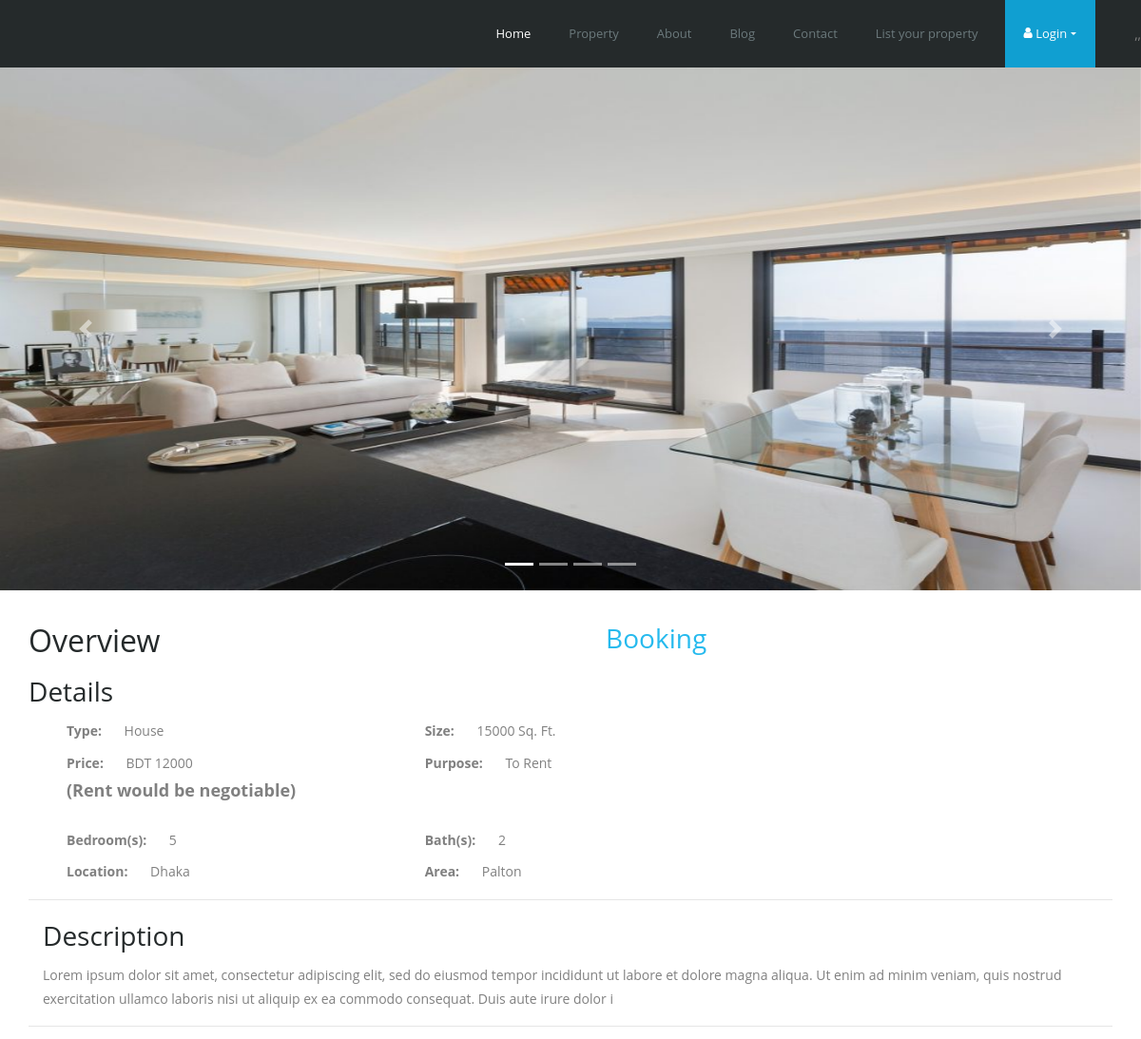
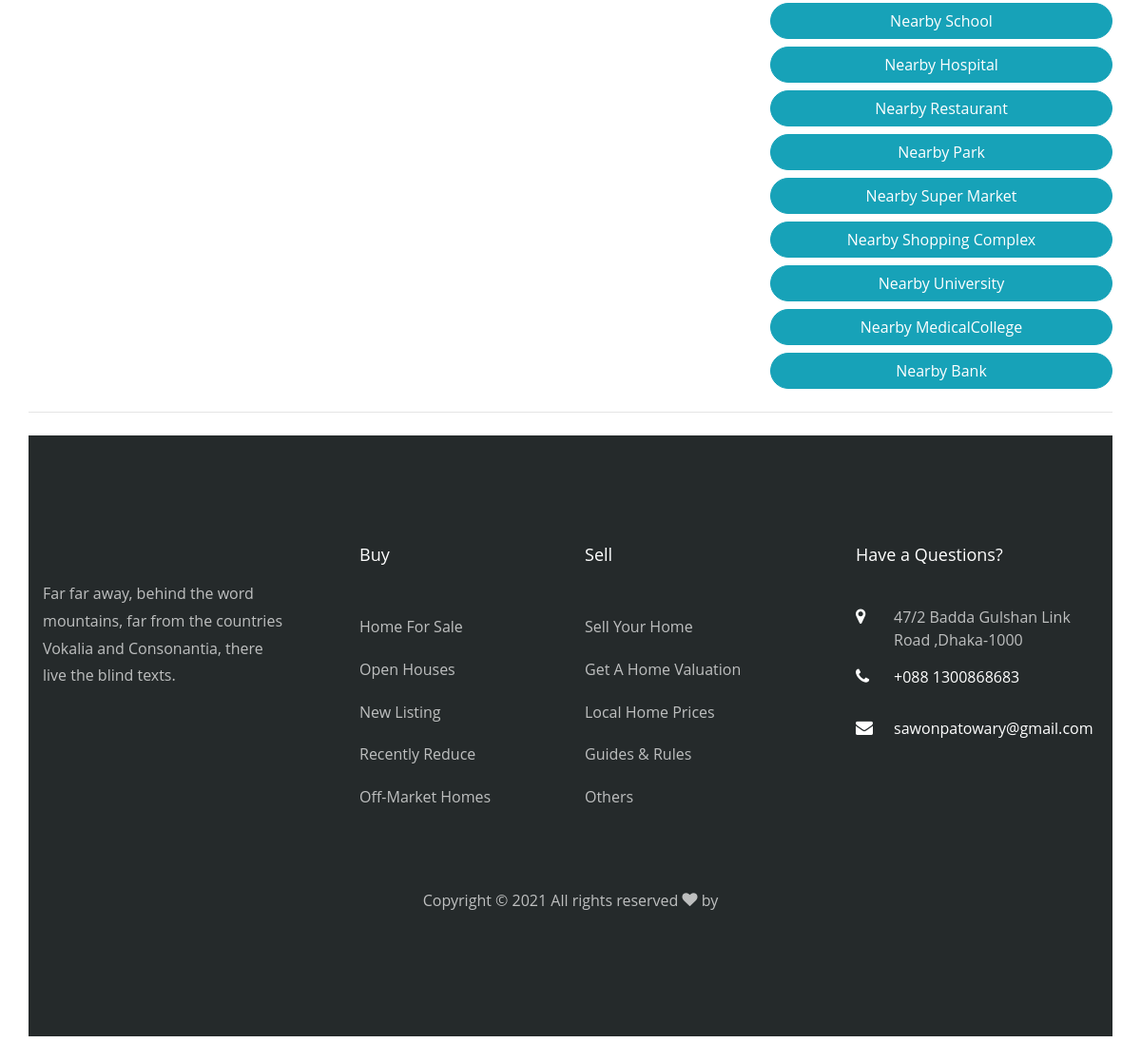
The app's page /reviews.php?id=27 with its own data (2 pictures, top to bottom).
### tables this page shows
CREATE TABLE `tblhouses` (
  `id` int(11) NOT NULL,
  `houseowner_id` int(11) NOT NULL,
  `HousesTitle` varchar(50) NOT NULL,
  `dds` varchar(255) NOT NULL,
  `Himage1` varchar(255) NOT NULL,
  `Himage2` varchar(255) NOT NULL,
  `Himage3` varchar(255) NOT NULL,
  `Himage4` varchar(255) NOT NULL,
  `Bed` int(20) NOT NULL,
  `Bath` int(20) NOT NULL,
  `size` varchar(255) NOT NULL,
  `loc` varchar(120) NOT NULL,
  `area` varchar(40) NOT NULL,
  `lon` varchar(255) NOT NULL,
  `lat` varchar(255) NOT NULL,
  `HouseCategory` varchar(30) NOT NULL,
  `PricePerMonth` float NOT NULL,
  `PostingDate` date NOT NULL,
  `approve` int(11) NOT NULL DEFAULT 0,
  `contact` varchar(40) NOT NULL
);

CREATE TABLE `tblcategory` (
  `id` int(20) NOT NULL,
  `CategoryName` varchar(50) NOT NULL,
  `cat-id` int(20) NOT NULL
);

### reviews.php (the view, shortened to what the rows shown need)
<?php
$server = 'localhost';
$user = 'root';
$pass = '';
$db = 'hubrealestate';
$con = new mysqli($server, $user, $pass, $db);
$id= $_GET['id'];
$sql = "SELECT tblhouses.HousesTitle,tblhouses.size,tblhouses.area,tblcategory.CategoryName,tblhouses.PricePerMonth,tblhouses.loc,tblhouses.PostingDate,tblhouses.id,tblhouses.Bed,tblhouses.Bath,tblhouses.dds,tblhouses.Himage1,tblhouses.Himage2,tblhouses.Himage3,tblhouses.Himage4,tblhouses.HouseCategory,tblhouses.lon,tblhouses.lat  FROM `tblhouses` join tblcategory on tblcategory.id=tblhouses.HouseCategory where tblhouses.id=$id";
$reviews=mysqli_query($con,$sql);
while($res=mysqli_fetch_array($reviews)){
	$details=$res["dds"];
	$category=$res["CategoryName"];
	$size=$res["size"];
	$price=$res["PricePerMonth"];
	$loc=$res["loc"];
	$area=$res["area"];
	$bed=$res["Bed"];
	$bath=$res["Bath"];
	$img=$res['Himage1'];
  }
?>
<!DOCTYPE html>
<html lang="en">
<head>
    <link rel="stylesheet" href="css/open-iconic-bootstrap.min.css">
    <link rel="stylesheet" href="css/animate.css">
    <link rel="stylesheet" href="css/owl.carousel.min.css">
    <link rel="stylesheet" href="css/owl.theme.default.min.css">
    <link rel="stylesheet" href="css/magnific-popup.css">
    <link rel="stylesheet" href="css/aos.css">
    <link rel="stylesheet" href="css/ionicons.min.css">
    <link rel="stylesheet" href="css/bootstrap-datepicker.css">
    <link rel="stylesheet" href="css/jquery.timepicker.css">
    <link rel="stylesheet" href="css/flaticon.css">
    <link rel="stylesheet" href="css/icomoon.css">
    <link rel="stylesheet" href="css/style.css">
</head>
<body>
<section >
	<div>
                    <div  id="carouselExampleIndicators" class="carousel slide" data-ride="carousel">
  <div class="carousel-inner">
    <div class="carousel-item active">
      <img style="height:550px" src="admin/img/housesimages/<?=$img?>" class="d-block w-100" alt="...">
    </div>
  </div>
</div>
                </div>
</section>
    <section class="ftco-section ftc-no-pb" style="margin-top:-75px">
        <div class="container">
            <div class="row">
                <div>
                    <section class="overview" id="overview" style="margin-top: 20px;">
                    <div class="clearfix">
                            <h2 class="main-heading" style="width:600px;float:left">Overview</h2>
                        </div>
                        <section class="detail content">
                            <ul>
                                <li class="left" style="list-style-type: none">
                                    <div class="row mb-2">
                                        <div class="col-md-4">
                                            <div class="category left"><span style="font-weight: bold"> Type:</span>
                                                <span class="value left" style="margin-left:20px"><?=$category?></span>
                                            </div>
                                        </div>
                                        <div class="col-md-6">
                                            <div class="category left"><span style="font-weight: bold"> Size:</span>
                                                <span class="value left" style="margin-left:20px"><?=$size?><span> Sq.
                                                        Ft.</span></span>
                                            </div>
                                        </div>
                                    </div>
                                    <div class="row mb-2">
                                        <div class="col-md-4">
                                            <div class="category left"><span style="font-weight: bold"> Price:</span>
                                                <span class="value left" style="margin-left:20px"> <span
                                                        class="curuncy"> BDT</span>
                                                    <?=$price?> <p style="font-size: 18px"><b>(Rent would be negotiable) </b></p>
                                                </span>
                                            </div>
                                        </div>
                                    </div>
                                    <div class="row mb-2">
                                        <div class="col-md-4">
                                            <div class="category left"><span style="font-weight: bold">
                                                    Bedroom(s):</span>
                                                <span class="value left" style="margin-left:20px"><?=$bed?></span>
                                            </div>
                                        </div>
                                        <div class="col-md-6">
                                            <div class="category left"><span style="font-weight: bold"> Bath(s):</span>
                                                <span class="value left" style="margin-left:20px"><?=$bath?></span>
                                            </div>
                                        </div>
                                    </div>
                                    <div class="row mb-2">
                                        <div class="col-md-4">
                                            <div class="category left"><span style="font-weight: bold"> Location:</span>
                                                <span class="value left" style="margin-left:20px"><?=$loc?></span>
                                            </div>
                                        </div>
                                        <div class="col-md-4">
                                            <div class="category left"><span style="font-weight: bold"> Area:</span>
                                                <span class="value left" style="margin-left:20px"><?=$area?></span>
                                            </div>
                                        </div>
                                    </div>
                                </li>
                            </ul>
                        </section>
                        <section class="content description ltr">
                            <div class="container">
                                <div class="desc-text toogling-section">
                                    <p>
                                        <?=$details?>
                                    </p>
                                </div>
                            </div>
                        </section>
                    </section>
                    <footer class="ftco-footer ftco-bg-dark ftco-section col-md-12 mt-4">
                        <div class="container">
                            <div class="row mb-5">
                                <div class="col-md">
                                    <div class="ftco-footer-widget mb-4 ml-md-5">
                                        <h2 class="ftco-heading-2">Buy</h2>
                                    </div>
                                </div>
                                <div class="col-md">
                                    <div class="ftco-footer-widget mb-4">
                                        <h2 class="ftco-heading-2">Sell</h2>
                                    </div>
                                </div>
                                <div class="col-md">
                                    <div class="ftco-footer-widget mb-4">
                                        <h2 class="ftco-heading-2">Have a Questions?</h2>
                                    </div>
                                </div>
                            </div>
                        </div>
                    </footer>
</body>
</html>

### records on screen
tblhouses: Himage1 (picture), tblcategory.CategoryName "House", size "15000", PricePerMonth "12000", Bed "5", Bath "2", loc "Dhaka", area "Palton", dds "Lorem ipsum dolor sit amet, consectetur adipiscing elit, sed do eiusmod tempor incididunt ut labore et dolore magna aliqua. Ut enim ad minim veniam, quis nostrud exercitation ullamco laboris nisi ut aliquip ex ea commodo consequat. Duis aute irure dolor i"
